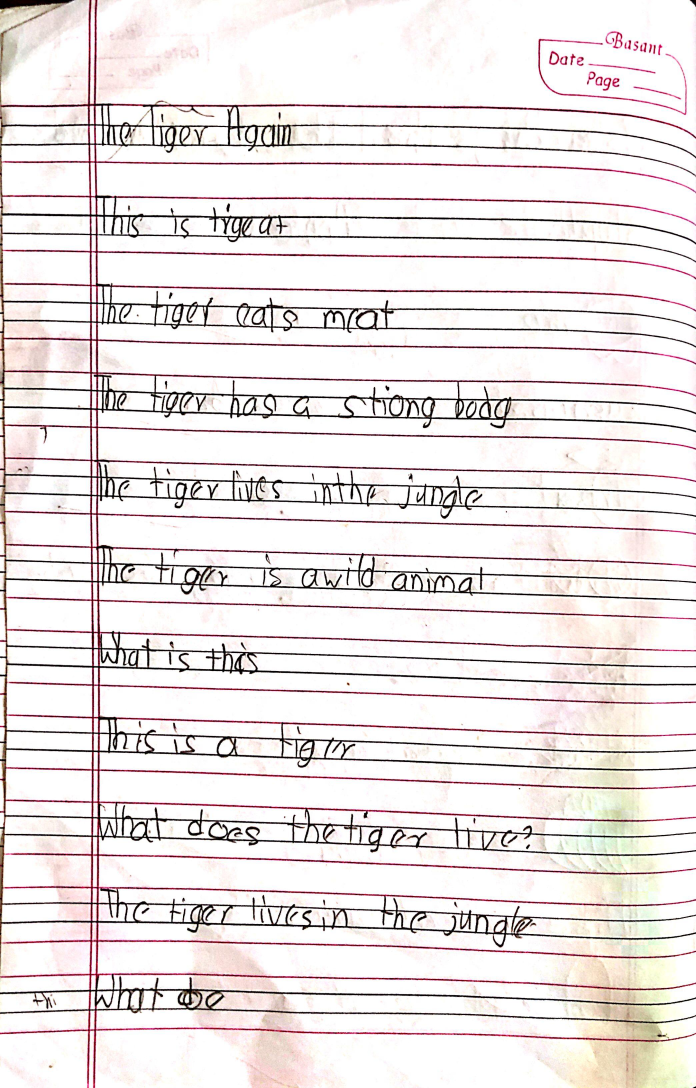
#> input picture dataset/kid1/IMG-20260311-WA0082.jpg, 2088 x 3264 px (shown at 1/3 size)
$ python -i normalization.py   (imports and definitions only)
#> lines starting #> are read from the running program, lines starting #| are printed output that depends on the picture; after the words box and inside, x2 and y2 are one past the last pixel; in counts of white or black regions, pixels touching at a corner belong together
#> further down, picture is the input picture: shape (3264, 2088, 3); mean B, G, R 228.2, 228.8, 235
"""
Character normalization module.

Responsibilities:
- Convert raw character crops into standardized 64x64 glyph images
- Remove noise and retain only the primary connected component
- Normalize stroke thickness adaptively
- Align characters using baseline detection
- Center and scale glyphs with consistent fill ratio

Key steps:
1. Grayscale + Otsu binarization
2. Foreground isolation (largest component)
3. Stroke refinement (adaptive dilation)
4. Baseline detection for vertical alignment
5. Resize with controlled fill ratio
6. Placement on fixed-size canvas

Returns:
- Clean, aligned 64x64 binary character image
- None if glyph extraction fails
"""

import cv2
import numpy as np
from .config import IMG_SIZE, FILL_RATIO


def normalize_char_image(img, label=None, size=IMG_SIZE):

#> called with size = 64
    if img is None:
        return None

    gray = cv2.cvtColor(img, cv2.COLOR_BGR2GRAY) if len(img.shape) == 3 else img.copy()
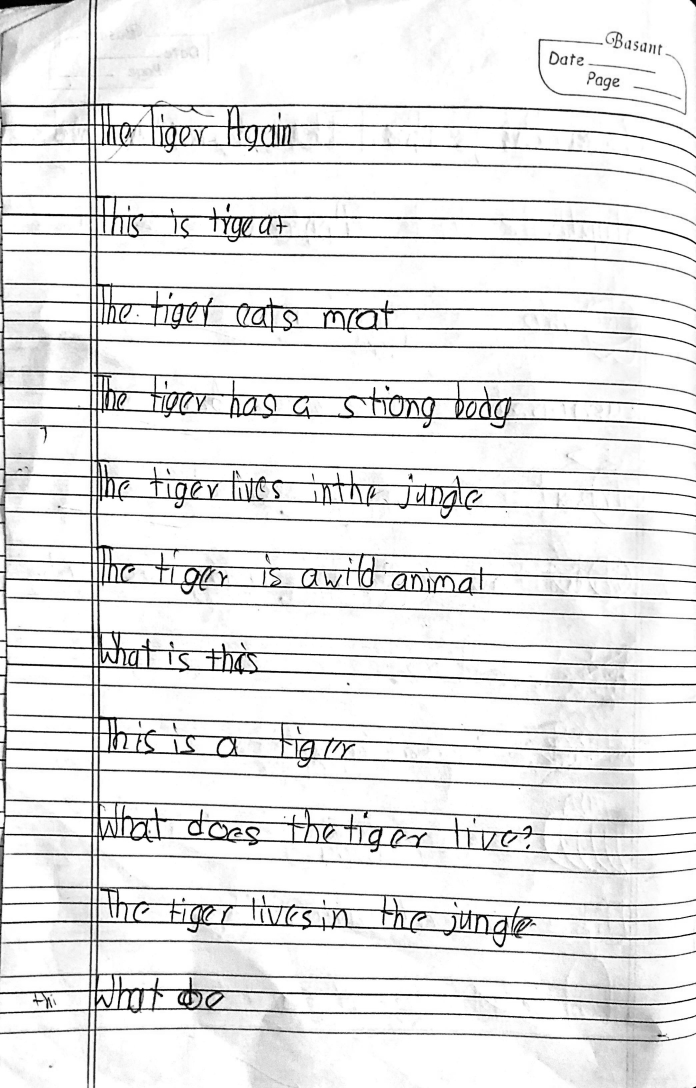
#> gray: shape (3264, 2088) (shown at 1/3 size); min 0, max 255, mean 230.6

    _, th = cv2.threshold(gray, 0, 255, cv2.THRESH_BINARY + cv2.THRESH_OTSU)
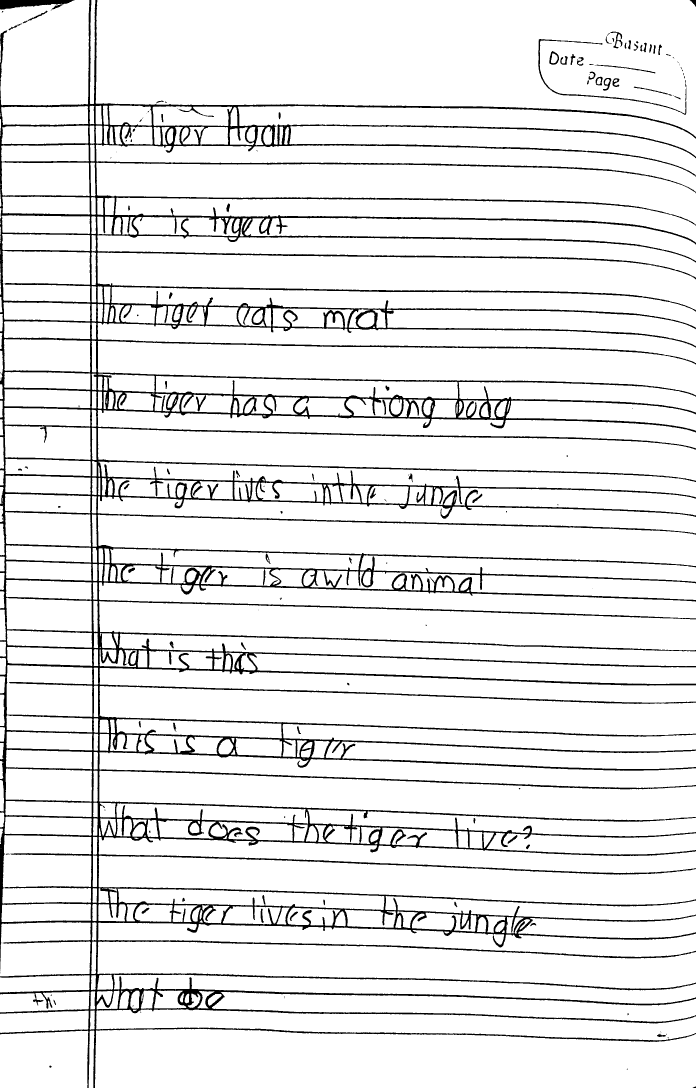
#> th: shape (3264, 2088) (shown at 1/3 size); 91.2% white; 152 black regions (69 under 20 px), largest, box (x1, y1, x2, y2) and area: (0, 0, 2088, 3264) 578860, (0, 0, 224, 29) 4024, (1615, 117, 2059, 345) 2791

    if np.mean(th) < 127:
        th = cv2.bitwise_not(th)

    fg = (th == 0).astype(np.uint8)
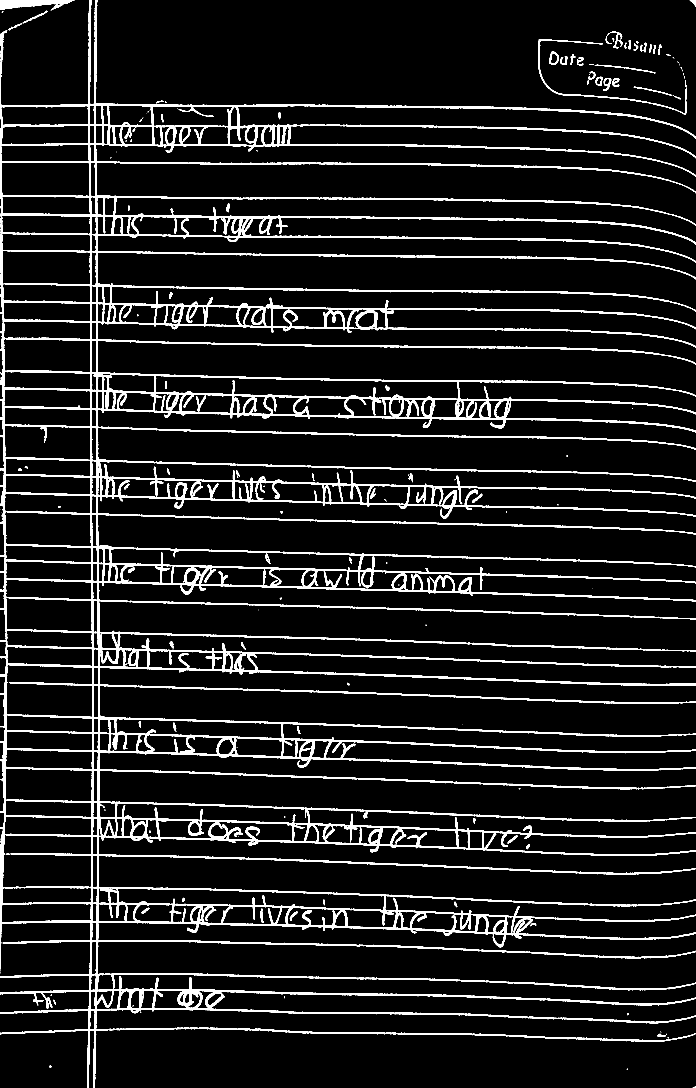
#> fg: shape (3264, 2088) (shown at 1/3 size); values 0 (black) and 1 (white), 8.8% white; 152 white regions (69 under 20 px), largest, box (x1, y1, x2, y2) and area: (0, 0, 2088, 3264) 578860, (0, 0, 224, 29) 4024, (1615, 117, 2059, 345) 2791

    nlabels, labels, stats, _ = cv2.connectedComponentsWithStats(fg, 8)
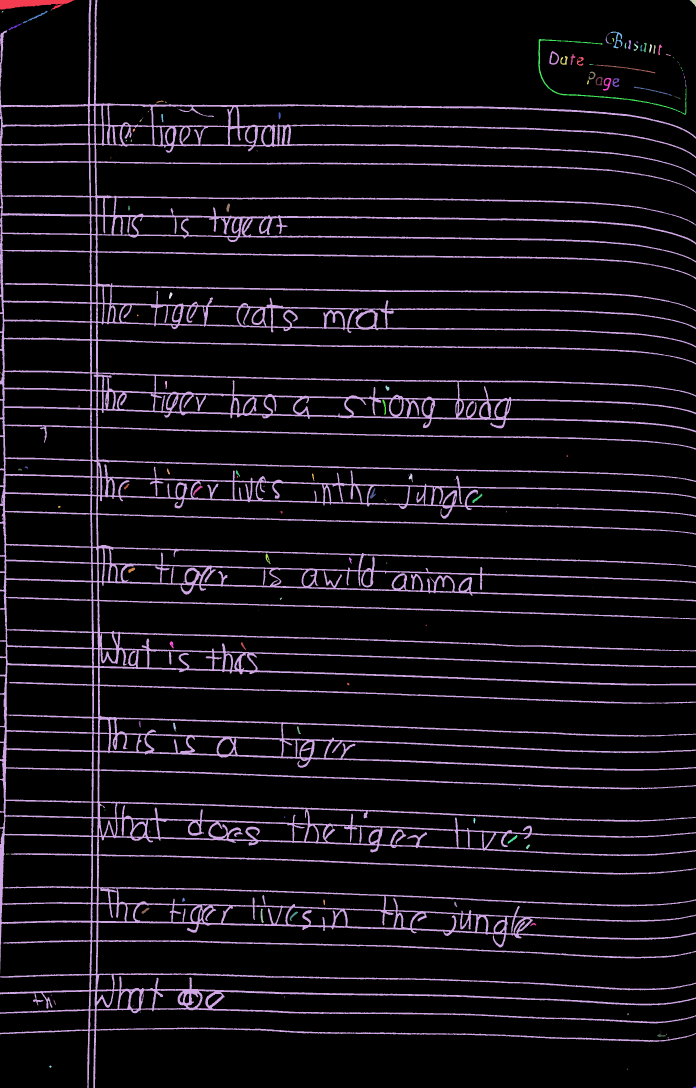
#> labels: shape (3264, 2088) int32 (shown at 1/3 size); 153 distinct labels, from 0 to 152; one colour per label, 0 black
#> nlabels = 153; stats = 153 rows, first 6: [0, 0, 2088, 3264, 6218410], [0, 0, 224, 29, 4024], [0, 0, 2088, 3264, 578860], [2069, 0, 19, 21, 185], [152, 28, 3, 3, 6], [5, 33, 5, 4, 14]

    if nlabels <= 1:
        return None

    largest_idx = 1 + np.argmax(stats[1:, cv2.CC_STAT_AREA])
#> largest_idx = 2

    clean_fg = np.zeros_like(fg)
    clean_fg[labels == largest_idx] = 1

    char_mask = (clean_fg * 255).astype(np.uint8)
    th = 255 - char_mask

    coords = cv2.findNonZero(char_mask)
    if coords is None:
        return None

    x, y, w, h = cv2.boundingRect(coords)
    char = th[y:y+h, x:x+w]

    # Stroke thickening
    ink = (char < 128).astype(np.uint8)
    area = np.sum(ink)

    if area < 150:
        kernel = cv2.getStructuringElement(cv2.MORPH_ELLIPSE, (2, 2))
        iterations = 2
    elif area < 400:
        kernel = cv2.getStructuringElement(cv2.MORPH_ELLIPSE, (2, 2))
        iterations = 1
    else:
        kernel = None
        iterations = 0

    if kernel is not None:
        ink = cv2.dilate(ink, kernel, iterations=iterations)

    char = 255 - (ink * 255)
    char = cv2.medianBlur(char, 3)

    # Baseline
    ink = (char < 128).astype(np.uint8)
    row_sum = ink.sum(axis=1)

    if np.max(row_sum) == 0:
        baseline = h - 1
    else:
        baseline = np.argmax(row_sum[int(h*0.5):]) + int(h*0.5)

    # Resize
    scale = min((size * FILL_RATIO) / w, (size * FILL_RATIO) / h)

    new_w = max(1, int(w * scale))
    new_h = max(1, int(h * scale))

    char_resized = cv2.resize(char, (new_w, new_h), interpolation=cv2.INTER_NEAREST)
    baseline_scaled = int(baseline * scale)

    canvas = np.ones((size, size), dtype=np.uint8) * 255

    center_x = size // 2
    target_baseline = int(size * 0.78)

    x1 = center_x - new_w // 2
    y1 = target_baseline - baseline_scaled

    x1 = max(0, min(size - new_w, x1))
    y1 = max(0, min(size - new_h, y1))

    canvas[y1:y1+new_h, x1:x1+new_w] = char_resized

    return canvas

>>> import cv2
>>> picture = cv2.imread('../../dataset/kid1/IMG-20260311-WA0082.jpg')
>>> result = normalize_char_image(picture)
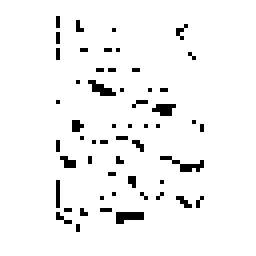
#> result: shape (64, 64) (shown 4 times larger); 95.4% white; black in thin lines or dots, all inside (x1, y1, x2, y2) = (14, 4, 51, 58)

$ run again, on dataset/kid1/IMG-20260311-WA0084.jpg
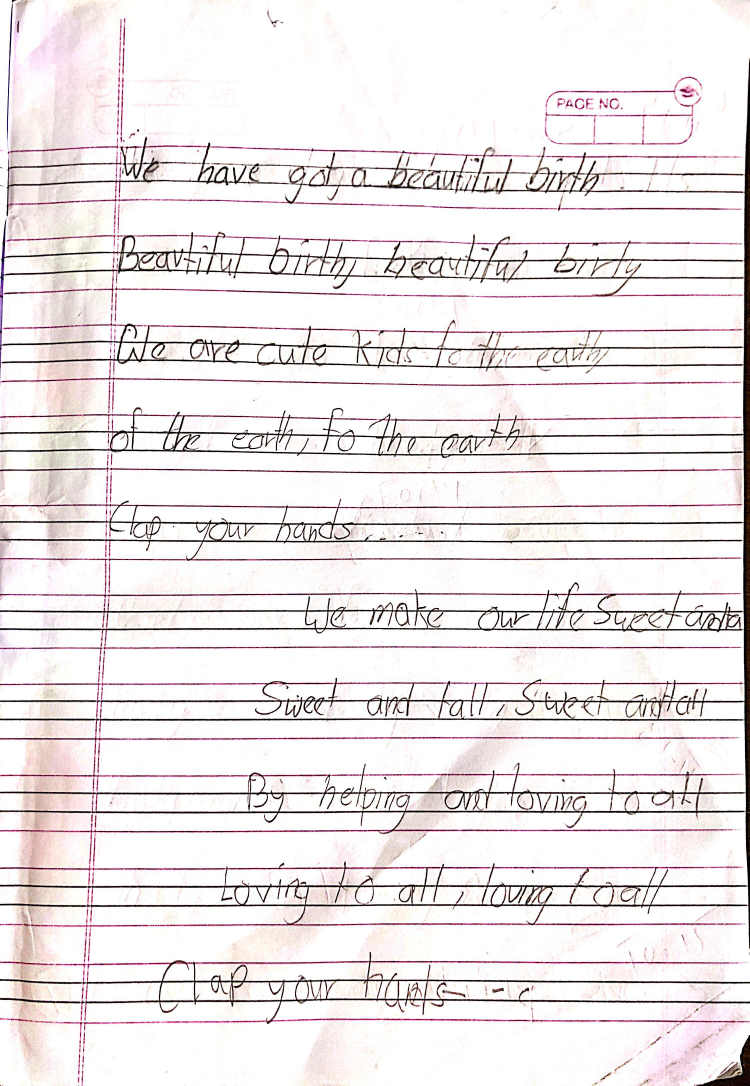
#> input picture dataset/kid1/IMG-20260311-WA0084.jpg, 2248 x 3256 px (shown at 1/3 size)
#> picture is the input picture: shape (3256, 2248, 3); mean B, G, R 232.4, 231.7, 237.3
#> th: shape (3256, 2248); 92.6% white; 745 black regions (393 under 20 px), largest, box (x1, y1, x2, y2) and area: (0, 178, 2248, 2846) 240110, (0, 2288, 2235, 2593) 43037, (20, 410, 2230, 650) 42936
#> in normalize_char_image, `nlabels, labels, stats, _ = cv2.connectedComponentsWithStats(fg, 8)`:
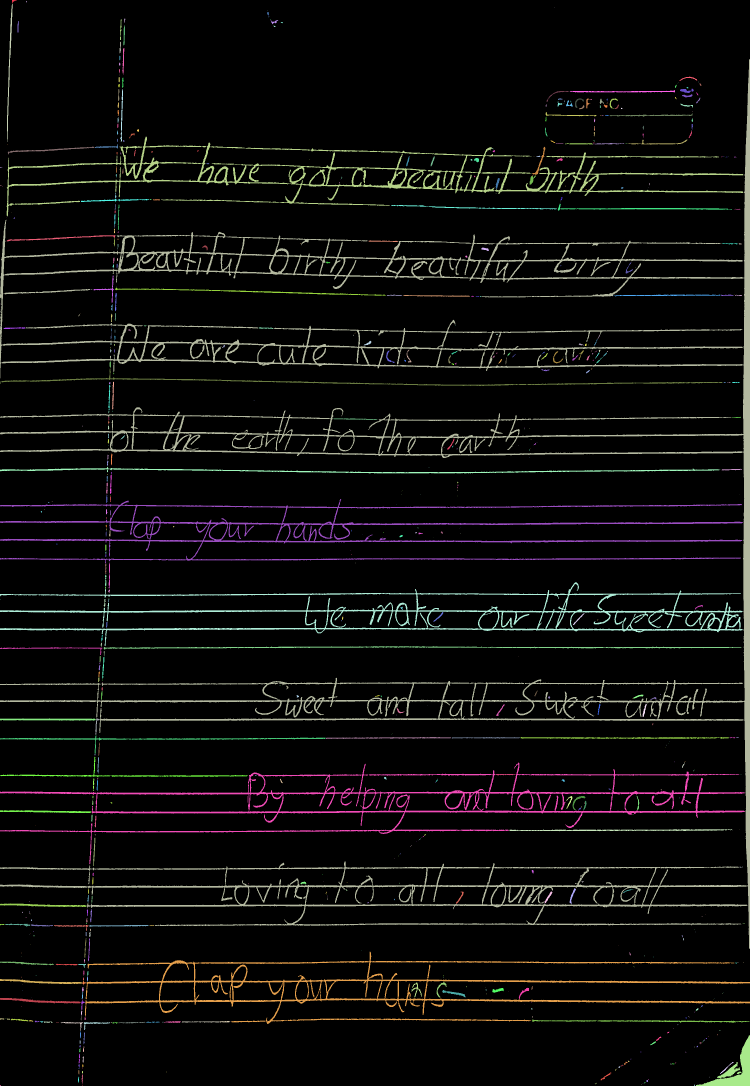
#> labels: shape (3256, 2248) int32 (shown at 1/3 size); 746 distinct labels, from 0 to 745; one colour per label, 0 black
#> nlabels = 746; stats = 746 rows, first 6: [0, 0, 2248, 3256, 6778609], [36, 0, 15, 10, 57], [79, 3, 2, 4, 8], [21, 11, 17, 415, 1333], [1662, 23, 1, 1, 1], [803, 32, 1, 1, 1]
#> largest_idx = 22
#> `result = normalize_char_image(picture)`:
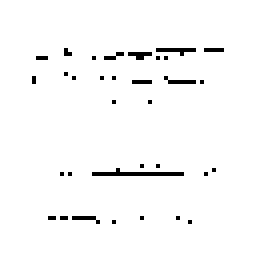
#> result: shape (64, 64) (shown 4 times larger); 97.4% white; black in thin lines or dots, all inside (x1, y1, x2, y2) = (8, 12, 56, 56)

$ run again, on dataset/kid1/IMG-20260311-WA0086.jpg
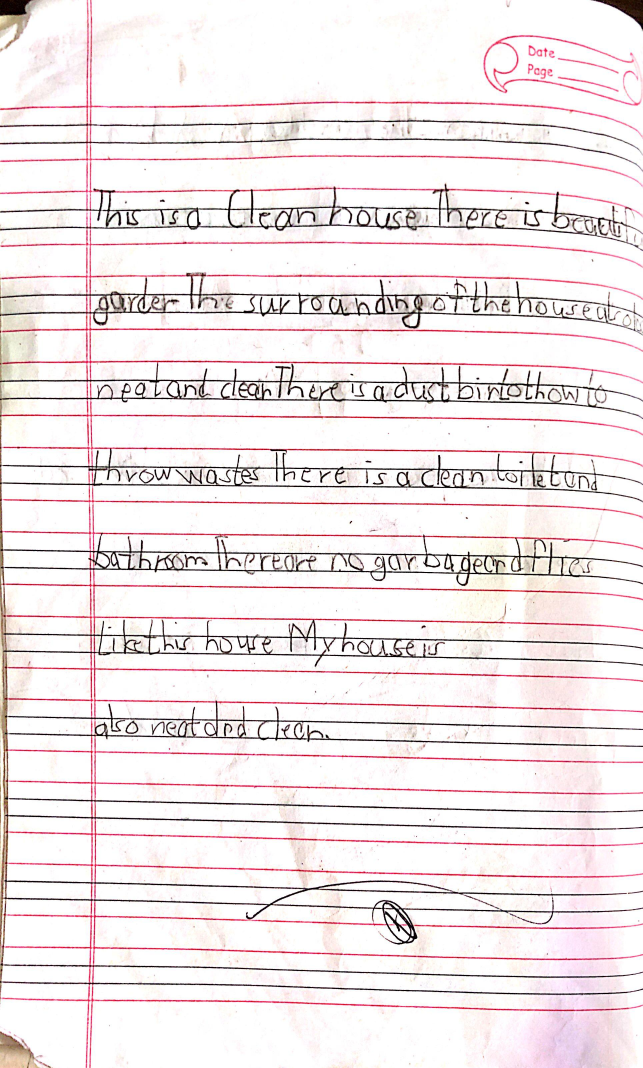
#> input picture dataset/kid1/IMG-20260311-WA0086.jpg, 1928 x 3204 px (shown at 1/3 size)
#> picture is the input picture: shape (3204, 1928, 3); mean B, G, R 233.2, 232.1, 240.5
#> th: shape (3204, 1928); 92.3% white; 461 black regions (297 under 20 px), largest, box (x1, y1, x2, y2) and area: (0, 689, 1928, 3204) 367444, (0, 551, 1928, 753) 36854, (0, 7, 1922, 506) 19119
#> in normalize_char_image, `nlabels, labels, stats, _ = cv2.connectedComponentsWithStats(fg, 8)`:
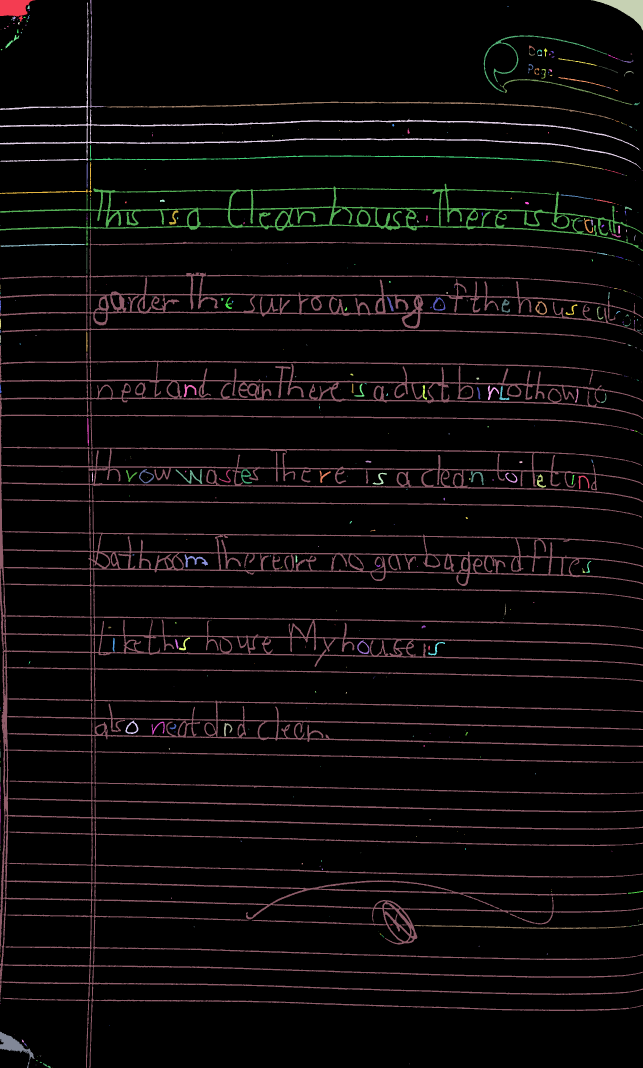
#> labels: shape (3204, 1928) int32 (shown at 1/3 size); 462 distinct labels, from 0 to 461; one colour per label, 0 black
#> nlabels = 462; stats = 462 rows, first 6: [0, 0, 1928, 3204, 5699688], [0, 0, 106, 65, 4007], [271, 0, 4, 45, 107], [1773, 0, 155, 91, 4907], [0, 7, 1922, 499, 19119], [82, 16, 7, 11, 50]
#> largest_idx = 140
#> `result = normalize_char_image(picture)`:
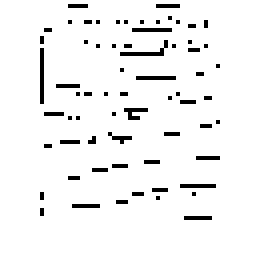
#> result: shape (64, 64) (shown 4 times larger); 94.8% white; black in thin lines or dots, all inside (x1, y1, x2, y2) = (10, 1, 55, 55)
